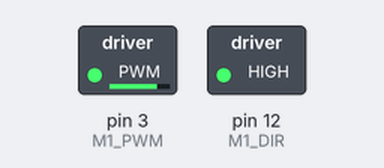
A sketch run on a simulated Arduino Uno, built with avr-gcc and run on an emulated ATmega328P. Parts: switched loads named in the sketch (green lamp = pin HIGH).

Above: at 0.05 s.
At 2.95 s:
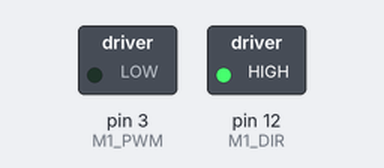
At 4.45 s:
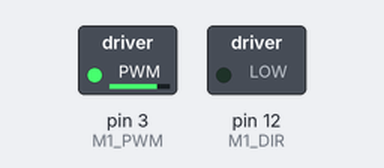
At 5.95 s:
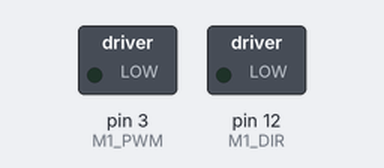
Timing chart, 0 to 7.8 s (numbered marks = the images above):
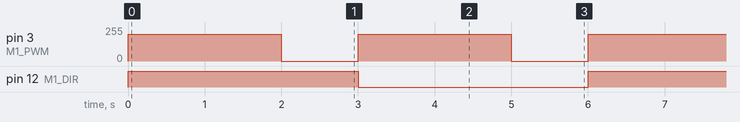

Measured:
- by itself, pin 3 (M1_PWM): alternates 200/255 for 2.0 s and 0/255 for 1.0 s
- by itself, pin 12 (M1_DIR): alternates HIGH for 3.0 s and LOW for 3.0 s

The sketch:

motor_only_code.ino.ino
```cpp
// Test Motor at M1 on L293D Shield

int M1_DIR = 12;   // Direction pin for M1
int M1_PWM = 3;    // PWM pin for M1

void setup() {
  pinMode(M1_DIR, OUTPUT);
  pinMode(M1_PWM, OUTPUT);
}

void loop() {
  // Forward
  digitalWrite(M1_DIR, HIGH);
  analogWrite(M1_PWM, 200);  // Speed (0-255)
  delay(2000);

  // Stop
  analogWrite(M1_PWM, 0);
  delay(1000);

  // Reverse
  digitalWrite(M1_DIR, LOW);
  analogWrite(M1_PWM, 200);
  delay(2000);

  // Stop
  analogWrite(M1_PWM, 0);
  delay(1000);
}
```
